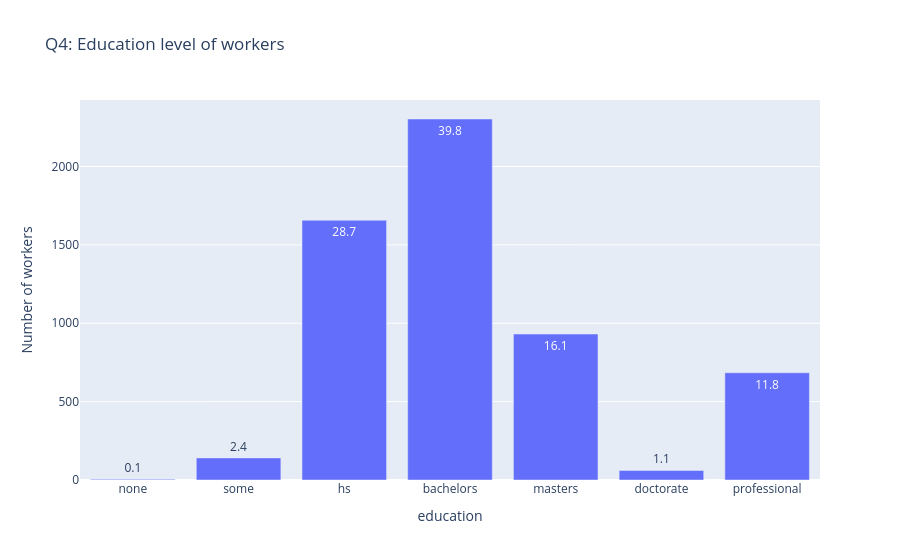

Write notebook code for a chart like this one.
### Markdown cell above
- **Q3.** What is the distribution of these workers by age group?

- The distribution of these workers by age group is mostly in the 18-30 (50.4% or 2911 of 5781) and 30-45 (35.9% or 2078 of 5781) groups, with the 3rd largest group, 45-60, being a lot smaller (8.9% or 514 of 5781). The remaining workers are under 18 (116, 2.0%), over 60 (50, 0.9%), or have no age recorded (112, 1.9%). This is important because most workers are adults under 45, and people of different ages often interpret toxicity differently because online and social culture changes a lot between generations. This means they could label toxicity very differently than workers in the 45-60 or over 60 groups, whose opinions are barely represented.

### Code cell
# Q4: education (ordered from least to most)
order = ['none', 'some', 'hs', 'bachelors', 'masters', 'doctorate', 'professional']
q4 = pd.DataFrame({
    'count': df['education'].value_counts(dropna=False),
    'percent': (df['education'].value_counts(normalize=True, dropna=False) * 100).round(1)
})
q4 = q4.reindex([o for o in order if o in q4.index] + [i for i in q4.index if i not in order])
display(q4)
px.bar(q4, x=q4.index, y='count', text='percent', title='Q4: Education level of workers',
       labels={'x': 'Education level', 'count': 'Number of workers'}).show()

### Figure 1 — Plotly figure (JSON) as saved in the notebook; plotly's stock layout.template omitted (floating-point values rounded to 4 significant figures)
{"data": [{"hovertemplate": "education=%{x}<br>Number of workers=%{y}<br>percent=%{text}<extra></extra>", "legendgroup": "", "marker": {"color": "#636efa", "pattern": {"shape": ""}}, "name": "", "orientation": "v", "showlegend": false, "text": [0.1, 2.4, 28.7, 39.8, 16.1, 1.1, 11.8], "textposition": "auto", "type": "bar", "x": ["none", "some", "hs", "bachelors", "masters", "doctorate", "professional"], "xaxis": "x", "y": [4, 141, 1657, 2303, 931, 61, 684], "yaxis": "y"}], "layout": {"barmode": "relative", "legend": {"tracegroupgap": 0}, "title": {"text": "Q4: Education level of workers"}, "xaxis": {"anchor": "y", "domain": [0, 1], "title": {"text": "education"}}, "yaxis": {"anchor": "x", "domain": [0, 1], "title": {"text": "Number of workers"}}}}
